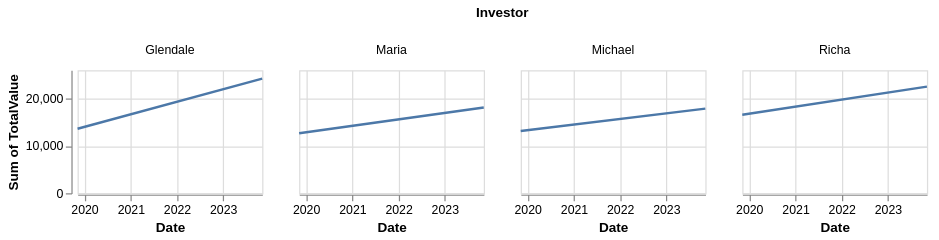

Notebook cell for this chart:
### Markdown cell above
### Visualization 3

This visualization shows the difference in the total value (shares * price) for each investor's entire portfolio over time. Describe this visualization's strengths and weaknesses in the activity doc.

### Code cell
alt.Chart(portfolioData).mark_line(
# mark_area(
#     color="lightblue",
#     interpolate='step-after',
#     line=True
).encode(
    x="Date:T", 
    # x= alt.X('Date:T', bin=True, axis=None),
    y="sum(TotalValue):Q",
    # y=alt.Y("sum(TotalValue):Q",
    # scale=alt.Scale(type="log"))
).properties(
    width=150,
    height=100
).facet(
    column="Investor:N"
).transform_calculate(
    TotalValue=alt.datum.Shares*alt.datum.Price
)
# ).transform_filter(alt.datum.symbol == 'GOOG')

### Figure 1 — Vega-Lite specification as saved in the notebook (floating-point values rounded to 4 significant figures)
{"config": {"view": {"continuousWidth": 300, "continuousHeight": 300}}, "data": {"name": "data-179a789c1cc4599ee9efa294945fbda3"}, "facet": {"column": {"field": "Investor", "type": "nominal"}}, "spec": {"mark": {"type": "line"}, "encoding": {"x": {"field": "Date", "type": "temporal"}, "y": {"aggregate": "sum", "field": "TotalValue", "type": "quantitative"}}, "height": 100, "width": 150}, "transform": [{"calculate": "(datum.Shares * datum.Price)", "as": "TotalValue"}], "$schema": "https://vega.github.io/schema/vega-lite/v5.20.1.json", "datasets": {"data-179a789c1cc4599ee9efa294945fbda3": [{"Investor": "Maria", "Company": "Apple", "Symbol": "AAPL", "Shares": 20, "Price": 179.2, "Date": "November 6, 2023"}, {"Investor": "Maria", "Company": "Netflix Inc.", "Symbol": "NFLX", "Shares": 18, "Price": 434.7, "Date": "November 6, 2023"}, {"Investor": "Maria", "Company": "Target Corporation", "Symbol": "TGT", "Shares": 15, "Price": 111.0, "Date": "November 6, 2023"}, {"Investor": "Maria", "Company": "Walt Disney Company", "Symbol": "DIS", "Shares": 10, "Price": 84.02, "Date": "November 6, 2023"}, {"Investor": "Maria", "Company": "Starbucks Corporation", "Symbol": "SBUX", "Shares": 10, "Price": 104.0, "Date": "November 6, 2023"}, {"Investor": "Maria", "Company": "eBay Inc.", "Symbol": "EBAY", "Shares": 10, "Price": 40.36, "Date": "November 6, 2023"}, {"Investor": "Maria", "Company": "Ulta Beauty Inc.", "Symbol": "ULTA", "Shares": 5, "Price": 386.0, "Date": "November 6, 2023"}, {"Investor": "Maria", "Company": "Coca-Cola Company", "Symbol": "KO", "Shares": 5, "Price": 56.97, "Date": "November 6, 2023"}, {"Investor": "Maria", "Company": "NIKE Inc. Class B", "Symbol": "NKE", "Shares": 4, "Price": 107.2, "Date": "November 6, 2023"}, {"Investor": "Maria", "Company": "Kraft Heinz Company", "Symbol": "KHC", "Shares": 3, "Price": 33.29, "Date": "November 6, 2023"}, {"Investor": "Glendale", "Company": "Apple", "Symbol": "AAPL", "Shares": 19, "Price": 179.2, "Date": "November 6, 2023"}, {"Investor": "Glendale", "Company": "Netflix Inc.", "Symbol": "NFLX", "Shares": 15, "Price": 434.7, "Date": "November 6, 2023"}, {"Investor": "Glendale", "Company": "PayPal Holdings Inc.", "Symbol": "PYPL", "Shares": 13, "Price": 54.62, "Date": "November 6, 2023"}, {"Investor": "Glendale", "Company": "Intel Corporation", "Symbol": "INTC", "Shares": 10, "Price": 37.95, "Date": "November 6, 2023"}, {"Investor": "Glendale", "Company": "Adobe Incorporated", "Symbol": "ADBE", "Shares": 10, "Price": 565.5, "Date": "November 6, 2023"}, {"Investor": "Glendale", "Company": "Microsoft Corporation", "Symbol": "MSFT", "Shares": 9, "Price": 356.5, "Date": "November 6, 2023"}, {"Investor": "Glendale", "Company": "eBay Inc.", "Symbol": "EBAY", "Shares": 9, "Price": 40.36, "Date": "November 6, 2023"}, {"Investor": "Glendale", "Company": "NVIDIA Corporation", "Symbol": "NVDA", "Shares": 5, "Price": 457.5, "Date": "November 6, 2023"}, {"Investor": "Glendale", "Company": "Electronic Arts Inc.", "Symbol": "EA", "Shares": 5, "Price": 129.3, "Date": "November 6, 2023"}, {"Investor": "Glendale", "Company": "Salesforce Inc.", "Symbol": "CRM", "Shares": 5, "Price": 207.4, "Date": "November 6, 2023"}, {"Investor": "Richa", "Company": "PayPal Holdings Inc.", "Symbol": "PYPL", "Shares": 15, "Price": 54.62, "Date": "November 6, 2023"}, {"Investor": "Richa", "Company": "Capital One Financial Corp", "Symbol": "COF", "Shares": 13, "Price": 101.5, "Date": "November 6, 2023"}, {"Investor": "Richa", "Company": "Bank of America Corp", "Symbol": "BAC", "Shares": 13, "Price": 28.33, "Date": "November 6, 2023"}, {"Investor": "Richa", "Company": "Mastercard Incorporated Class A", "Symbol": "MA", "Shares": 13, "Price": 386.2, "Date": "November 6, 2023"}, {"Investor": "Richa", "Company": "Intuit Inc.", "Symbol": "INTU", "Shares": 11, "Price": 500.5, "Date": "November 6, 2023"}, {"Investor": "Richa", "Company": "Goldman Sachs Group Inc.", "Symbol": "GS", "Shares": 8, "Price": 323.9, "Date": "November 6, 2023"}, {"Investor": "Richa", "Company": "Morgan Stanley", "Symbol": "MS", "Shares": 8, "Price": 75.92, "Date": "November 6, 2023"}, {"Investor": "Richa", "Company": "JPMorgan Chase & Co.", "Symbol": "JPM", "Shares": 8, "Price": 144.1, "Date": "November 6, 2023"}, {"Investor": "Richa", "Company": "Accenture Plc Class A", "Symbol": "ACN", "Shares": 6, "Price": 313.1, "Date": "November 6, 2023"}, {"Investor": "Richa", "Company": "BlackRock Inc.", "Symbol": "BLK", "Shares": 5, "Price": 653.2, "Date": "November 6, 2023"}, {"Investor": "Michael", "Company": "Amazon.com Inc.", "Symbol": "AMZN", "Shares": 10, "Price": 139.7, "Date": "November 6, 2023"}, {"Investor": "Michael", "Company": "Starbucks Corporation", "Symbol": "SBUX", "Shares": 10, "Price": 104.0, "Date": "November 6, 2023"}, {"Investor": "Michael", "Company": "Costco Wholesale Corporation", "Symbol": "COST", "Shares": 10, "Price": 569.8, "Date": "November 6, 2023"}, {"Investor": "Michael", "Company": "Microsoft Corporation", "Symbol": "MSFT", "Shares": 10, "Price": 356.5, "Date": "November 6, 2023"}, {"Investor": "Michael", "Company": "T-Mobile US Inc.", "Symbol": "TMUS", "Shares": 10, "Price": 147.3, "Date": "November 6, 2023"}, {"Investor": "Michael", "Company": "Boeing Company", "Symbol": "BA", "Shares": 10, "Price": 192.9, "Date": "November 6, 2023"}, {"Investor": "Michael", "Company": "Alphabet Inc. Class A", "Symbol": "GOOGL", "Shares": 10, "Price": 131.4, "Date": "November 6, 2023"}, {"Investor": "Michael", "Company": "Alaska Airlines", "Symbol": "ALK", "Shares": 10, "Price": 32.84, "Date": "November 6, 2023"}, {"Investor": "Michael", "Company": "Barrett Business Services", "Symbol": "BBSI", "Shares": 10, "Price": 99.17, "Date": "November 6, 2023"}, {"Investor": "Michael", "Company": "Nordstrom Inc", "Symbol": "JWN", "Shares": 10, "Price": 14.33, "Date": "November 6, 2023"}, {"Investor": "Maria", "Company": "Apple", "Symbol": "AAPL", "Shares": 20, "Price": 65.04, "Date": "November 8, 2019"}, {"Investor": "Maria", "Company": "Netflix Inc.", "Symbol": "NFLX", "Shares": 18, "Price": 291.6, "Date": "November 8, 2019"}, {"Investor": "Maria", "Company": "Target Corporation", "Symbol": "TGT", "Shares": 15, "Price": 110.2, "Date": "November 8, 2019"}, {"Investor": "Maria", "Company": "Walt Disney Company", "Symbol": "DIS", "Shares": 10, "Price": 138.0, "Date": "November 8, 2019"}, {"Investor": "Maria", "Company": "Starbucks Corporation", "Symbol": "SBUX", "Shares": 10, "Price": 81.77, "Date": "November 8, 2019"}, {"Investor": "Maria", "Company": "eBay Inc.", "Symbol": "EBAY", "Shares": 10, "Price": 35.14, "Date": "November 8, 2019"}, {"Investor": "Maria", "Company": "Ulta Beauty Inc.", "Symbol": "ULTA", "Shares": 5, "Price": 239.3, "Date": "November 8, 2019"}, {"Investor": "Maria", "Company": "Coca-Cola Company", "Symbol": "KO", "Shares": 5, "Price": 52.21, "Date": "November 8, 2019"}, {"Investor": "Maria", "Company": "NIKE Inc. Class B", "Symbol": "NKE", "Shares": 4, "Price": 89.81, "Date": "November 8, 2019"}, {"Investor": "Maria", "Company": "Kraft Heinz Company", "Symbol": "KHC", "Shares": 3, "Price": 32.85, "Date": "November 8, 2019"}, {"Investor": "Glendale", "Company": "Apple", "Symbol": "AAPL", "Shares": 19, "Price": 65.04, "Date": "November 8, 2019"}, {"Investor": "Glendale", "Company": "Netflix Inc.", "Symbol": "NFLX", "Shares": 15, "Price": 291.6, "Date": "November 8, 2019"}, {"Investor": "Glendale", "Company": "PayPal Holdings Inc.", "Symbol": "PYPL", "Shares": 13, "Price": 101.4, "Date": "November 8, 2019"}, {"Investor": "Glendale", "Company": "Intel Corporation", "Symbol": "INTC", "Shares": 10, "Price": 58.27, "Date": "November 8, 2019"}, {"Investor": "Glendale", "Company": "Adobe Incorporated", "Symbol": "ADBE", "Shares": 10, "Price": 292.5, "Date": "November 8, 2019"}, {"Investor": "Glendale", "Company": "Microsoft Corporation", "Symbol": "MSFT", "Shares": 9, "Price": 146.0, "Date": "November 8, 2019"}, {"Investor": "Glendale", "Company": "eBay Inc.", "Symbol": "EBAY", "Shares": 9, "Price": 35.14, "Date": "November 8, 2019"}, {"Investor": "Glendale", "Company": "NVIDIA Corporation", "Symbol": "NVDA", "Shares": 5, "Price": 51.94, "Date": "November 8, 2019"}, {"Investor": "Glendale", "Company": "Electronic Arts Inc.", "Symbol": "EA", "Shares": 5, "Price": 98.27, "Date": "November 8, 2019"}, {"Investor": "Glendale", "Company": "Salesforce Inc.", "Symbol": "CRM", "Shares": 5, "Price": 161.1, "Date": "November 8, 2019"}, {"Investor": "Richa", "Company": "PayPal Holdings Inc.", "Symbol": "PYPL", "Shares": 15, "Price": 101.4, "Date": "November 8, 2019"}, {"Investor": "Richa", "Company": "Capital One Financial Corp", "Symbol": "COF", "Shares": 13, "Price": 109.5, "Date": "November 8, 2019"}, {"Investor": "Richa", "Company": "Bank of America Corp", "Symbol": "BAC", "Shares": 13, "Price": 33.26, "Date": "November 8, 2019"}, {"Investor": "Richa", "Company": "Mastercard Incorporated Class A", "Symbol": "MA", "Shares": 13, "Price": 274.9, "Date": "November 8, 2019"}, {"Investor": "Richa", "Company": "Intuit Inc.", "Symbol": "INTU", "Shares": 11, "Price": 256.9, "Date": "November 8, 2019"}, {"Investor": "Richa", "Company": "Goldman Sachs Group Inc.", "Symbol": "GS", "Shares": 8, "Price": 222.9, "Date": "November 8, 2019"}, {"Investor": "Richa", "Company": "Morgan Stanley", "Symbol": "MS", "Shares": 8, "Price": 49.15, "Date": "November 8, 2019"}, {"Investor": "Richa", "Company": "JPMorgan Chase & Co.", "Symbol": "JPM", "Shares": 8, "Price": 130.4, "Date": "November 8, 2019"}, {"Investor": "Richa", "Company": "Accenture Plc Class A", "Symbol": "ACN", "Shares": 6, "Price": 189.7, "Date": "November 8, 2019"}, {"Investor": "Richa", "Company": "BlackRock Inc.", "Symbol": "BLK", "Shares": 5, "Price": 490.2, "Date": "November 8, 2019"}, {"Investor": "Michael", "Company": "Amazon.com Inc.", "Symbol": "AMZN", "Shares": 10, "Price": 89.29, "Date": "November 8, 2019"}, {"Investor": "Michael", "Company": "Starbucks Corporation", "Symbol": "SBUX", "Shares": 10, "Price": 81.77, "Date": "November 8, 2019"}, {"Investor": "Michael", "Company": "Costco Wholesale Corporation", "Symbol": "COST", "Shares": 10, "Price": 302.6, "Date": "November 8, 2019"}, {"Investor": "Michael", "Company": "Microsoft Corporation", "Symbol": "MSFT", "Shares": 10, "Price": 146.0, "Date": "November 8, 2019"}, {"Investor": "Michael", "Company": "T-Mobile US Inc.", "Symbol": "TMUS", "Shares": 10, "Price": 80.94, "Date": "November 8, 2019"}, {"Investor": "Michael", "Company": "Boeing Company", "Symbol": "BA", "Shares": 10, "Price": 351.0, "Date": "November 8, 2019"}, {"Investor": "Michael", "Company": "Alphabet Inc. Class A", "Symbol": "GOOGL", "Shares": 10, "Price": 65.45, "Date": "November 8, 2019"}, {"Investor": "Michael", "Company": "Alaska Airlines", "Symbol": "ALK", "Shares": 10, "Price": 71.17, "Date": "November 8, 2019"}, {"Investor": "Michael", "Company": "Barrett Business Services", "Symbol": "BBSI", "Shares": 10, "Price": 91.99, "Date": "November 8, 2019"}, {"Investor": "Michael", "Company": "Nordstrom Inc", "Symbol": "JWN", "Shares": 10, "Price": 36.65, "Date": "November 8, 2019"}]}}
